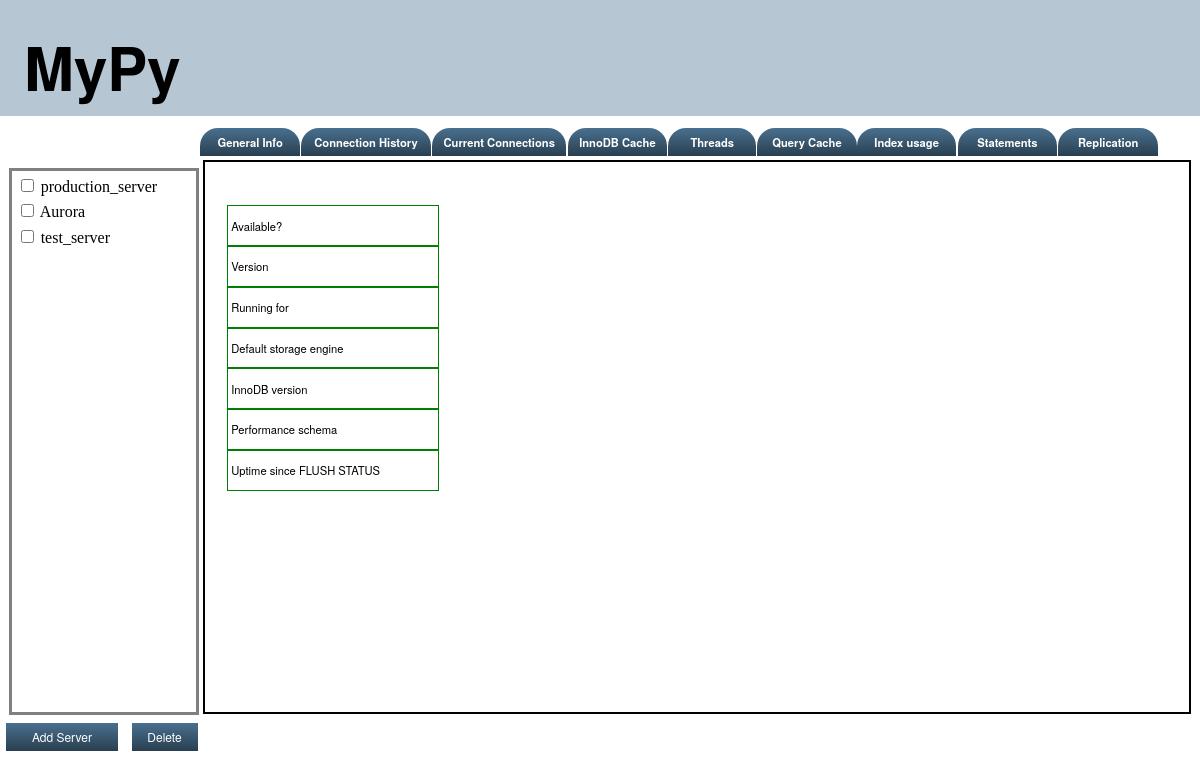
Before: /mypy/ with the older database file.
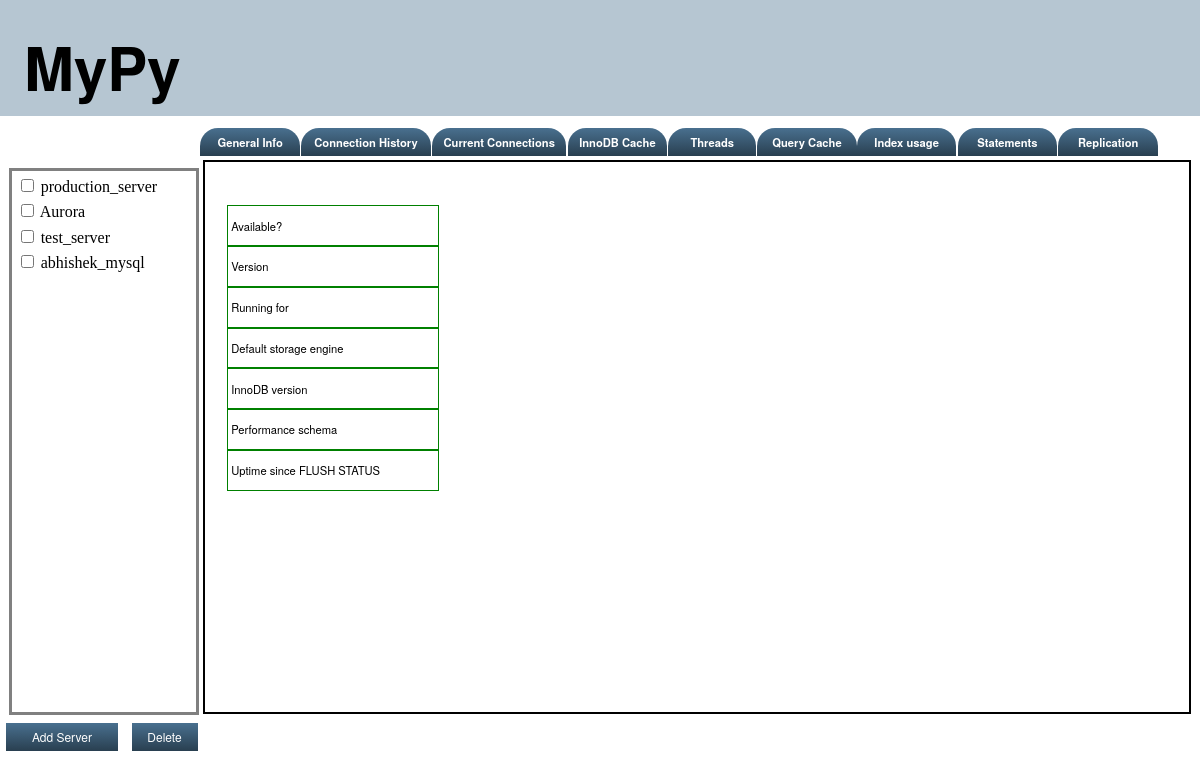
After: the same page with the newer database file.
### mypy_app/models.py (models this page shows, shortened)
class add_server(models.Model):
    mysql_server_name = models.CharField(max_length=200, unique=True, null=False)
    mysql_host = models.CharField(max_length=200, null=False)
    mysql_port = models.CharField(max_length=10, null=False, default="3306")
    mysql_user = models.CharField(max_length=200, null=False)
    mysql_password = models.CharField(max_length=200, blank=True)
    original_server_name = models.CharField(max_length=200)

### mypy_app/views.py (the view, shortened to what this page needs)
def index(request):
    servers_object = {}
    t1 = 0.00
    context = RequestContext(request)
    context_dict = {
            'server_list': add_server.objects.all(),
            }
    return render_to_response('mypy_app/index.html', context_dict, context)

### templates/mypy_app/index.html (shortened to what this page needs)
<!DOCTYPE html>
{% extends "base.html" %}
{% load static %}
{% block heading %}
<link rel="stylesheet" type="text/css" href="{% static 'css/index.css' %}" />
<h1>MyPy</h1>
{% endblock %}
    {% block body_tag %}
        <input type="button" class="tab" value="General Info" id="general_info" />
        <input type="button" class="tab" value="Connection History" id="connection_history"
        style="width: 10.8vw; left: 25.1vw;" />
        <input type="button" class="tab" value="Current Connections" id="current_connections"
        style="width: 11.2vw; left: 36vw;" />
        <input type="button" class="tab" value="InnoDB Cache" id="innodb_cache" style="left: 47.3vw;" />
        <input type="button" class="tab" value="Threads" id="threads" style="width: 7.3vw; left: 55.7vw;" />
        <input type="button" class="tab" value="Query Cache" id="query_cache" style="left: 63.1vw;" />
        <input type="button" class="tab" value="Index usage" id="index_usage" style="left: 71.4vw;" />
        <input type="button" class="tab" value="Statements" id="statements" style="left: 79.8vw;" />
        <input type="button" class="tab" value="Replication" id="replication" style="left: 88.2vw;" />
        {% if server_list %}
	        <form action="/mypy/" method="post" id="server_list_form">
                <ul id="side_list">
	                {% for server in server_list %}
	                    <li class="side_list_padding">
	                        <input type="checkbox" name="selected_server_checkbox" value="{{server.mysql_server_name}}" />
	                            <span class="side_list_link">{{ server.mysql_server_name }}</span>
	                    </li>
	                {% endfor %}
	            </ul>
	     {% endif %}
	            <br>
	            <span>
	                <input type="submit" value="Delete" class="btn" name="delete_server"
	                style="width: 5.5vw; left: 10.7vw;" id="delete_server">
	        </form>
	        <form style="float: left;">
	            <input type="submit" value="Add Server" class="btn" id='add_server'>
            </form>
        <div>Hello</div>
        <div id="server_details"></div>
    {% endblock %}

### templates/base.html (shortened to what this page needs)
<!DOCTYPE html>
   {% load static %}
   <html lang="en">
      <head>
		 <link rel="stylesheet" type="text/css" href="{% static 'css/base.css' %}" />
		 <div id="header">
			 <div id="heading">{% block heading %}<h1>MyPy</h1>{% endblock %}</div>
		 </div>
      </head>
      <body id="body_tag">
      {% block body_tag %}
      {% endblock %}
      </body>
   </html>

### static/css/base.css (style rules this page uses)
#header { position: fixed; top: 0vw; left: 0vh; left: 0vh; width: 100vw; height: 12vh/12vw; background: #B6C6D2; }
#heading { display: inline-block; font: 2.5vw/2.5vh "Helvetica Neue", Helvetica, Arial, sans-serif; margin-left: 2vw; margin-top: 2vh; }

### static/css/index.css (style rules this page uses)
.tab { display: inline-block; position: fixed; top: 16vh; left: 16.7vw; background: linear-gradient(#49708f, #293f50); font: 1.4vh/1.4vw "Helvetica Neue", Helvetica, Arial, sans-serif; border: 0; border-top-left-radius: 1.5vw; border-top-right-radius: 1.5vw; color: #fff; cursor: pointer; height: 3.5vh; padding: 0.5vw 1vh; width: 8.3vw; font-weight: bold; line-height: 1vh; }
.btn { display: inline-block; position: fixed; top: 90vh; background: linear-gradient(#49708f, #293f50); font: 1.5vh/1.5vw "Helvetica Neue", Helvetica, Arial, sans-serif; border: 0; color: #fff; cursor: pointer; height: 3.5vh; width: 9.4vw; padding: 0.5vw 1vh; margin: 0.26vw; left: 0.2vw; line-height: 1vh; }
#side_list { list-style-type: none; top: 19vh; position: fixed; margin-left: 0.05vw; border: 0.25vw solid gray; width: 15vw; height: 67vh; padding: 0.2vw; overflow-y: scroll; }
#server_details { display: inline-flex; justify-content: flex-start; position: fixed; border: 2px solid black; white-space: nowrap; top: 20vh; left: 16.9vw; width: 82vw; height: 68.7vh; overflow-x: scroll; }
.side_list_padding { padding: 1.5%; }
.side_list_link { cursor: pointer; }

Changed rows visible on the page:
added add_server: mysql_server_name "abhishek_mysql"
